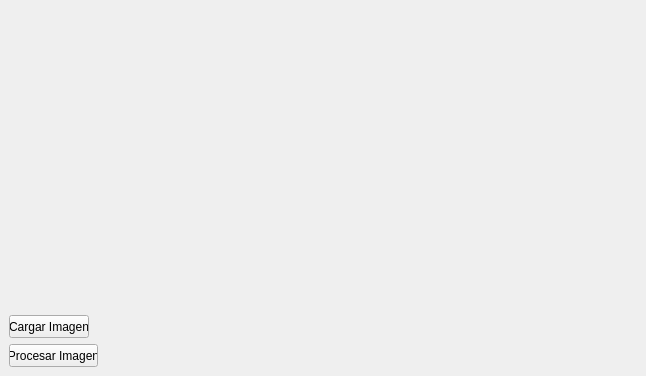
<?xml version="1.0" encoding="UTF-8"?>
<ui version="4.0">
 <class>Widget</class>
 <widget class="QWidget" name="Widget">
  <property name="geometry">
   <rect>
    <x>0</x>
    <y>0</y>
    <width>646</width>
    <height>376</height>
   </rect>
  </property>
  <property name="windowTitle">
   <string>Widget</string>
  </property>
  <widget class="QPushButton" name="Procesa">
   <property name="geometry">
    <rect>
     <x>9</x>
     <y>344</y>
     <width>89</width>
     <height>23</height>
    </rect>
   </property>
   <property name="text">
    <string>Procesar Imagen</string>
   </property>
  </widget>
  <widget class="QPushButton" name="Carga">
   <property name="geometry">
    <rect>
     <x>9</x>
     <y>315</y>
     <width>80</width>
     <height>23</height>
    </rect>
   </property>
   <property name="text">
    <string>Cargar Imagen</string>
   </property>
  </widget>
  <widget class="QLabel" name="labelpic2">
   <property name="geometry">
    <rect>
     <x>336</x>
     <y>9</y>
     <width>301</width>
     <height>291</height>
    </rect>
   </property>
   <property name="text">
    <string/>
   </property>
  </widget>
  <widget class="QLabel" name="labelpic">
   <property name="geometry">
    <rect>
     <x>-10</x>
     <y>20</y>
     <width>331</width>
     <height>281</height>
    </rect>
   </property>
   <property name="text">
    <string/>
   </property>
  </widget>
 </widget>
 <layoutdefault spacing="6" margin="11"/>
 <resources/>
 <connections/>
</ui>
